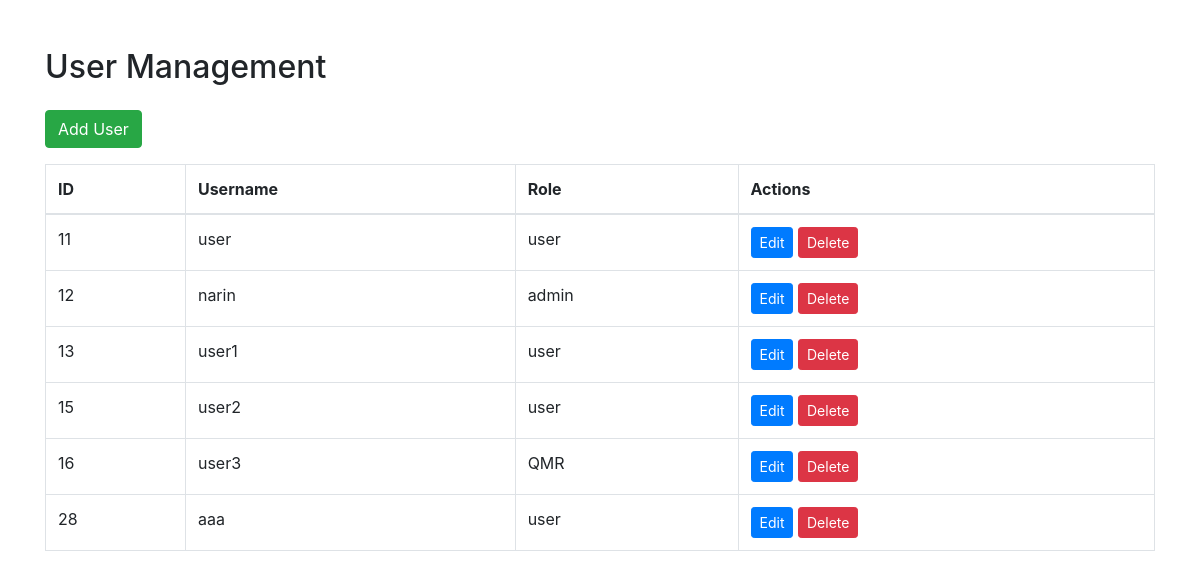
Screenshot of /user.php with the database file from the repository.
### tables this page shows
CREATE TABLE `users` (
  `id` int(11) NOT NULL AUTO_INCREMENT,
  `username` varchar(50) NOT NULL,
  `password` varchar(255) NOT NULL,
  `role_id` int(11) NOT NULL,
  PRIMARY KEY (`id`),
  KEY `role_id` (`role_id`),
  CONSTRAINT `users_ibfk_1` FOREIGN KEY (`role_id`) REFERENCES `roles` (`id`)
);

CREATE TABLE `roles` (
  `id` int(11) NOT NULL AUTO_INCREMENT,
  `role_name` varchar(50) NOT NULL,
  PRIMARY KEY (`id`)
);

### user.php (the view, shortened to what this page needs)
<?php
include 'db.php';
$users = $pdo->query("SELECT users.id, username, role_name FROM users JOIN roles ON users.role_id = roles.id")->fetchAll();
?>
<!DOCTYPE html>
<html lang="en">
<head>
    <link href="https://stackpath.bootstrapcdn.com/bootstrap/4.5.2/css/bootstrap.min.css" rel="stylesheet">
</head>
<body>
    <div class="container mt-5">
        <h2 class="mb-4">User Management</h2>
        <a href="user.php?action=add" class="btn btn-success mb-3">Add User</a>
        <table class="table table-bordered">
            <thead>
                <tr>
                    <th>ID</th>
                    <th>Username</th>
                    <th>Role</th>
                    <th>Actions</th>
                </tr>
            </thead>
            <tbody>
                <?php foreach ($users as $user) : ?>
                <tr>
                    <td><?= $user['id'] ?></td>
                    <td><?= $user['username'] ?></td>
                    <td><?= $user['role_name'] ?></td>
                    <td>
                        <a href="user.php?action=edit&id=<?= $user['id'] ?>" class="btn btn-primary btn-sm">Edit</a>
                        <button class="btn btn-danger btn-sm" data-toggle="modal" data-target="#confirmDeleteModal" data-id="<?= $user['id'] ?>">Delete</button>
                    </td>
                </tr>
                <?php endforeach; ?>
            </tbody>
        </table>
    </div>
</body>
</html>

### rows the page displays
users: id "11", username "user", role.role_name "user"
users: id "12", username "narin", role.role_name "admin"
users: id "13", username "user1", role.role_name "user"
users: id "15", username "user2", role.role_name "user"
users: id "16", username "user3", role.role_name "QMR"
users: id "28", username "aaa", role.role_name "user"
